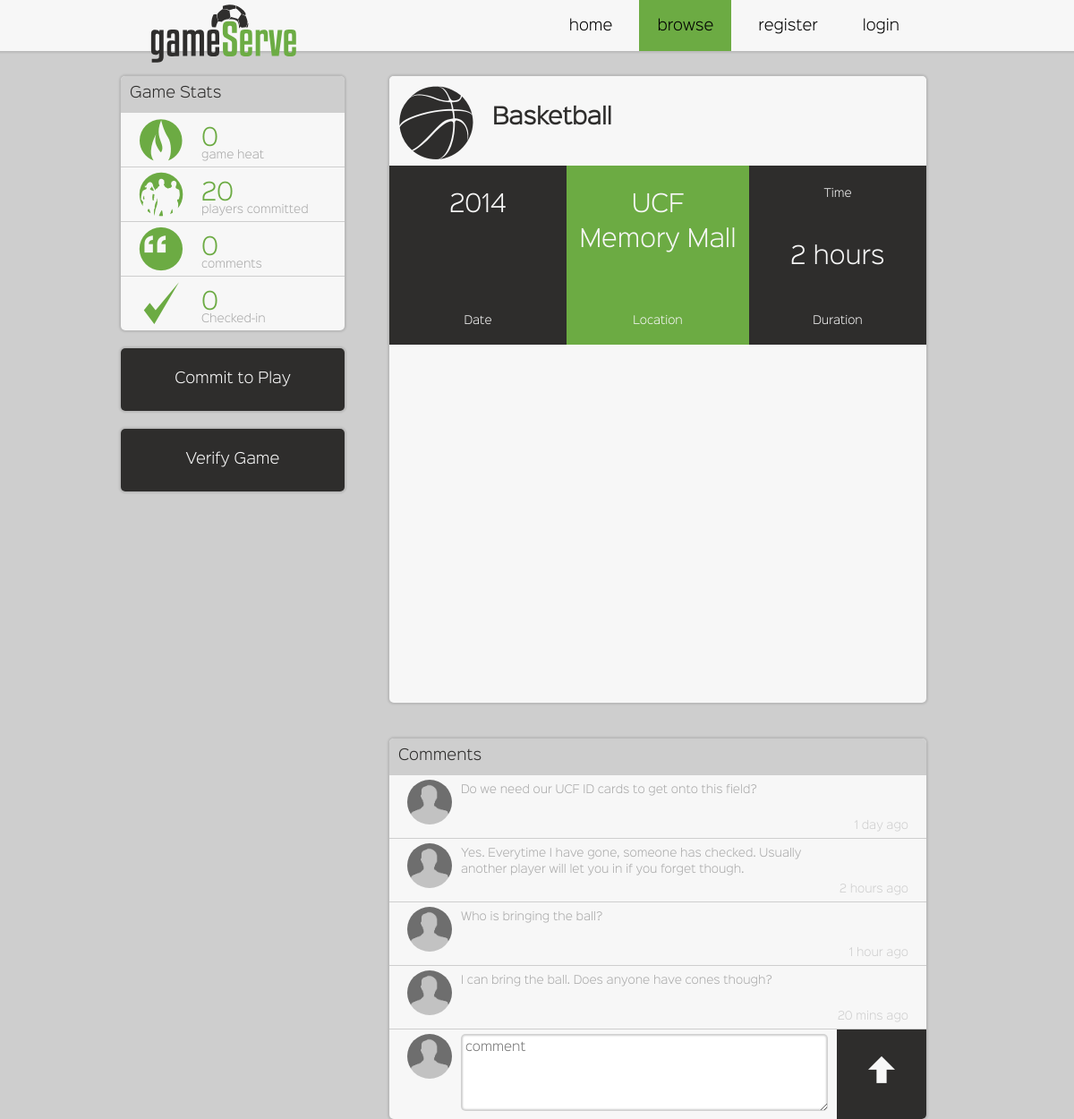
/events/game/2/, run on the app's committed database.
### events/models.py (models this page shows, shortened)
class Event(models.Model):
    objects = EventManager()
    dateTime = models.DateTimeField(auto_now=False)
    endTime = models.DateTimeField(auto_now=False)
    duration = models.FloatField()
    creator = models.ForeignKey(User,related_name='creator')
    court = models.ForeignKey(Court, related_name='court')
    participants = models.ManyToManyField(User,related_name='participants')
    gameHeat = 0 #models.IntegerField(default=0)
    numComments = 0 #models.IntegerField()
    checkIns = 0 #models.IntegerField()
    class Meta:
        ordering = ('dateTime',)

class Court(models.Model):
    objects = CourtManager()
    sport = models.ForeignKey(Sport, related_name='sport')
    latitude = models.FloatField()
    longitude = models.FloatField()
    class Meta:
        ordering = ('sport',)

class Sport(models.Model):
    objects = SportManager()
    sportType = models.CharField(unique=True,max_length=10)

### events/views.py (the view)
# urls.py: url(r'^game/(?P<gameId>\w+)/', views.game, name='game'),
def game(request, gameId="1"):
    context_dict = {'event':Event.objects.get(id=int(gameId)),}
    return render_to_response('events/game.html',context_dict, RequestContext(request) )

### templates/events/game.html (shortened to what this page needs)
{% extends "events/base.html" %}
{% load static %}
	{% block browseLink %}active{% endblock %}
	{% block topLeftPaneTitle %}Game Stats{% endblock %}
	{% block topLeftPaneContent %}
		<div class="staticListItem">
			<div class="listImg green">
				<div class="icon-heatRep"></div>
			</div>
			<div class="statNum">{{ event.gameHeat }}</div>
			<div class="statType">game heat</div>
		</div>
		<div class="staticListItem">
			<div class="listImg green">
				<div class="icon-committed"></div>
			</div>
			<div class="statNum">{{ event.participants.count }}</div>
			<div class="statType">players committed</div>
		</div>
		<div class="staticListItem">
			<div class="listImg green">
				<div class="icon-comments"></div>
			</div>
			<div class="statNum">{{ event.numComments }}</div>
			<div class="statType">comments</div>
		</div>
		<div class="staticListItem">
			<div class="listImg green">
				<div class="icon-checkedIn"></div>
			</div>
			<div class="statNum">{{ event.checkIns }}</div>
			<div class="statType">Checked-in</div>
		</div>
	{% endblock %}
	{% block middleLeftPane %}
		<div id="commit" class="sideButton">Commit to Play</div>
	{% endblock %}
	{% block bottomLeftPane %}
		<div id="verify" class="sideButton">Verify Game</div>
	{% endblock %}
	{% block mainPane %}
		<section class="window">
			<div class="windowHeader medium">
				<div class="icon-{{ event.court.sport.sportType | lower }} largeIcon left"></div>
				<div class="headerDeets">
					<h2 class="headerGame">{{ event.court.sport.sportType }}</h2>
				</div>
			</div>
			<div class="windowBlock">
				<div id="year" class="blockText">{{ event.dateTime.year }}</div>
				<div class="blockDeet">Date</div>
			</div>
			<div class="windowBlock">
				<div class="blockText">UCF</div>
				<div class="blockText">Memory Mall</div>
				<div class="blockDeet">Location</div>
			</div>
			<div class="windowBlock">
				<div class="blockDeet">Time</div>
				<div class="blockText">2 hours</div>
				<div class="blockDeet">Duration</div>
			</div>
			<div class="bigMap" id="mapCanvas"></aside>
		</section>
	{% endblock %}
	{% block secondarySection %}
		<section class="window">
			<div class="windowHeader">Comments</div>
			<div class="staticListItem">
				<img class="userPhoto" src="{% static 'assets/gsGeneralPerson.jpg' %}">
				<div class="commentSection">
					<div class="comment">Do we need our UCF ID cards to get onto this field?</div>
					<div class="deltaTime">1 day ago</div>
				</div>
			</div>
			<div class="staticListItem">
				<img class="userPhoto" src="{% static 'assets/gsGeneralPerson.jpg' %}">
				<div class="commentSection">
					<div class="comment">Yes. Everytime I have gone, someone has checked. Usually another player will let you in if you forget though.</div>
					<div class="deltaTime">2 hours ago</div>
				</div>
			</div>
			<div class="staticListItem">
				<img class="userPhoto" src="{% static 'assets/gsGeneralPerson.jpg' %}">
				<div class="commentSection">
					<div class="comment">Who is bringing the ball?</div>
					<div class="deltaTime">1 hour ago</div>
				</div>
			</div>
			<div class="staticListItem">
				<img class="userPhoto" src="{% static 'assets/gsGeneralPerson.jpg' %}">
				<div class="commentSection">
					<div class="comment">I can bring the ball. Does anyone have cones though?</div>
					<div class="deltaTime">20 mins ago</div>
				</div>
			</div>
			<div class="staticListItem">
				<img class="userPhoto" src="{% static 'assets/gsGeneralPerson.jpg' %}">
				<div class="commentSection create">
					<textarea id="commentInput" placeholder="comment"></textarea>
				</div>
				<div id="submitComment">
					<div class="icon-arrow-up"></div>
				</div>
			</div>
		</section>
	{% endblock %}

### static/css/style.css (style rules this page uses)
[class^="icon-"], [class*=" icon-"] { font-family: 'icomoon'; speak: none; font-style: normal; font-weight: normal; font-variant: normal; text-transform: none; line-height: 1; -webkit-font-smoothing: antialiased; -moz-osx-font-smoothing: grayscale; }
.largeIcon { font-size: 85px; width: 85px; margin: 5px auto; }
.largeIcon.left { float: left; }
.icon-heatRep:before { content: "\e60d"; }
.icon-basketball:before { content: "\e601"; }
.icon-checkedIn:before { content: "\e603"; }
.icon-comments:before { content: "\e604"; }
.icon-committed:before { content: "\e605"; }
.icon-arrow-up:before { content: "\e614"; }
body { background: #cecece; font-family: 'sinkin_sans300_light'; margin: 0px; padding: 0px; }
.window { background: #f7f7f7; position: relative; float: left; margin: 20px; border-radius: 5px; margin-top: 20px; min-height: 200px; width: 600px; overflow: hidden; box-shadow: 0px 0px 2px 2px rgba(0, 0, 0, 0.1); }
.window:first-child { margin-top: 85px; }
.window .windowHeader { position: relative; top: 0px; padding: 5px 10px; color: #2e2d2c; background: #cecece; width: 100%; height: 30px; }
.window .windowHeader.medium { color: #2e2d2c; background: #f7f7f7; height: 90px; }
.window .windowBlock { position: relative; float: left; width: 33%; height: 180px; text-align: center; background: #2e2d2c; color: #f7f7f7; padding-top: 20px; font-size: 14px; }
.window .windowBlock:nth-child(2n+1) { width: 34%; background: #6cab43; }
.window .windowBlock .blockText { position: relative; font-size: 26px; color: #f7f7f7; }
.window .windowBlock .blockDeet { position: relative; font-size: 12px; width: 100%; color: #f7f7f7; margin-bottom: 40px; }
.window .windowBlock .blockDeet:last-child { position: absolute; bottom: 20px; margin: 0px; }
#mapCanvas { height: 400px; margin-top: 20px; overflow: hidden; }
#mapCanvas.bigMap { position: relative; clear: both; height: 400px; }
.userPhoto { position: relative; width: 50px; height: 50px; float: left; margin: 0px 10px; border-radius: 50%; pointer-events: none; }
.listImg { position: relative; width: 50px; height: 50px; font-size: 50px; float: left; margin: 0px 10px; color: #aaaaaa; }
.listImg.green { color: #6cab43; }
.staticListItem { position: relative; width: calc(100% - 20px); padding: 5px 10px; border-top: 1px solid #cecece; overflow: hidden; cursor: pointer; }
.statNum { color: #6cab43; float: left; font-size: 26px; margin-left: 10px; }
.statType { position: relative; width: 150px; height: 100%; float: left; color: #aaaaaa; margin-top: -8px; margin-left: 10px; font-size: 12px; -webkit-transition: 200ms ease; -moz-transition: 200ms ease; -ms-transition: 200ms ease; -o-transition: 200ms ease; transition: 200ms ease; }
.commentSection { position: relative; width: calc(100% - 70px); height: 100%; float: left; color: #aaaaaa; font-size: 12px; min-height: 60px; }
.commentSection.create { height: 90px; width: 420px; }
.commentSection .comment { position: absolute; width: 400px; font-size: 12px; color: #aaaaaa; }
.commentSection .deltaTime { position: absolute; right: 10px; bottom: 0px; height: 20px; font-size: 12px; color: #cecece; }
.commentSection #commentInput { position: absolute; height: 80px; width: 400px; border: none; box-shadow: inset 0 0 2px 2px #cecece; font-family: 'sinkin_sans300_light'; border-radius: 5px; padding: 3px 5px; }
#submitComment { position: absolute; right: 0px; height: 100%; margin-top: -5px; width: 100px; background: #2e2d2c; -webkit-transition: 200ms ease; -moz-transition: 200ms ease; -ms-transition: 200ms ease; -o-transition: 200ms ease; transition: 200ms ease; }
#submitComment .icon-arrow-up { font-size: 30px; color: #f7f7f7; margin-top: 30px; width: 100%; text-align: center; }
.headerDeets { position: relative; float: left; width: 400px; }
.headerDeets .headerGame { margin: 20px; }
h1, h3, h2, h5 { margin: 5px 0px; font-family: 'sinkin_sans300_light'; }
.sideButton { position: relative; width: 250px; height: 50px; border-radius: 5px; margin: 20px; background: #2e2d2c; padding-top: 20px; text-align: center; color: #f7f7f7; overflow: hidden; cursor: pointer; box-shadow: 0px 0px 2px 2px rgba(0, 0, 0, 0.1); }

### data on the page
Event: gameHeat "0", participants.count "20", numComments "0", checkIns "0", court.sport.sportType "Basketball", dateTime.year "2014"
